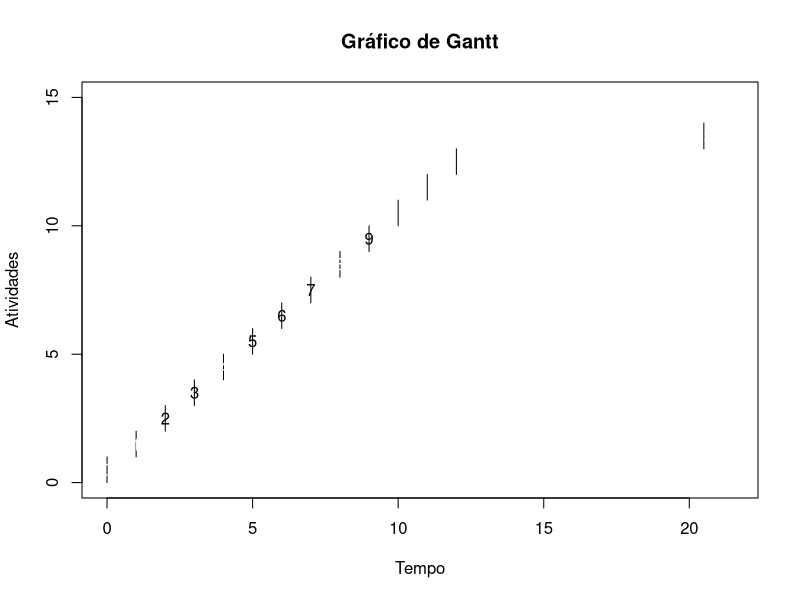

Source code (R):
# Nome do arquivo de saida, informado pela aplicacao
ArqSaida <- "teste.png"
#
# Parametros que devem ser informados pelo pert-solver
#

# Numero de atividades e makespan calculado

Makespan <- 20.50
Atividades <- 14
# Vetor com as flags das atividades criticas

Cp <- c(T,T,F,F,T,F,F,F,T,F,T,T,T,T)
#Vetor com os indices das atividades
K <- c(0,1,2,3,4,5,6,7,8,9,10,11,12,13)
#Vetor com os tempos de inicio das atividades
Sk <- c(0,1,2,3,4,5,6,7,8,9,10,11,12,Makespan)
#Vetor com os tempos de termino das atividades
Tk <- c(0,1,2,3,4,5,6,7,8,9,10,11,12,Makespan)
#
# Fim dos parametros. Daqui pra frente deve ser automatico.
#

# Calculos auxiliares
xMin <- 0
xMax <- Makespan + 1
yMin <- 0
yMax <- Atividades + 1
# Geracao de arquivo
png(ArqSaida, width=1200)
# Cria o plot
titulo <- "Gráfico de Gantt"
plot(c(xMin, xMax), c(yMin, yMax), type="n",
	main=titulo, xlab="Tempo", ylab="Atividades");
# Desenha um retangulo para cada atividade
for(indice in 1:length(K))
{
	# Busca as coordenadas dos pontos do retangulo
	Px1 <- Sk[indice]
	Py1 <- K[indice]
	Px2 <- Tk[indice]
	Py2 <- K[indice]
	Px3 <- Tk[indice]
	Py3 <- K[indice]+1
	Px4 <- Sk[indice]
	Py4 <- K[indice]+1

	# Define a cor de acordo com a flag de criticidade
	if(Cp[indice] == T)
	{
	cor <- "red"
	cortexto <- "white"
	}
	else
	{
	cor <- "yellow"
	cortexto <- "black"
	}

	# Desenha o polígono, fechando as coordenadas
	polygon(c(Px1, Px2, Px3, Px4, Px1),
		c(Py1, Py2, Py3, Py4, Py1), col=cor)

	text((Px1 + Px2)/2, (Py1 + Py3)/2, K[indice], col=cortexto)
}
dev.off()
